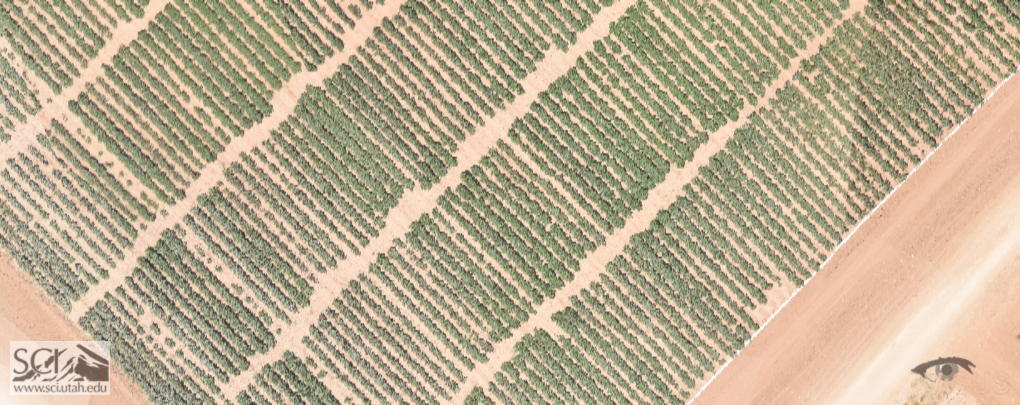
#> input picture RowLines/AG1_20200622_154214.png, 2040 x 810 px (shown at 1/2 size)
$ python -i Row.py   (imports and definitions only)   (older library calls are emulated)
#> lines starting #> are read from the running program, lines starting #| are printed output that depends on the picture; after the words box and inside, x2 and y2 are one past the last pixel; in counts of white or black regions, pixels touching at a corner belong together
import os
import os.path
import time

import cv2
import numpy as np
import math

import matplotlib as mpl
import matplotlib.pyplot as plt
import matplotlib.image as mpimg

DEBUG = True
VISOAR = True

HOUGH_RHO = 10  # Distance resolution of the accumulator in pixels
HOUGH_ANGLE = math.pi * 10.0 / 180  # Angle resolution of the accumulator in radians
HOUGH_THRESH_MAX = 100  # Accumulator threshold parameter. Only those lines are returned that get enough votes
HOUGH_THRESH_MIN = 10
HOUGH_THRESH_INCR = 1

NUMBER_OF_ROWS = 10  # how many crop rows to detect

THETA_SIM_THRESH = math.pi * (6.0 / 180)  # How similar two rows can be
RHO_SIM_THRESH = 8  # How similar two rows can be
ANGLE_THRESH = math.pi * (20.0 / 180)  # How steep angles the crop rows can be in radians


# [109 lines left out: functions getRowLines, getHough, not called in this run]


def skeletonize(image_in):
    '''Inputs and grayscale image and outputs a binary skeleton image'''
    size = np.size(image_in)
    skel = np.zeros(image_in.shape, np.uint8)

    ret, image_edit = cv2.threshold(image_in, 0, 255, cv2.THRESH_BINARY | cv2.THRESH_OTSU)
    element = cv2.getStructuringElement(cv2.MORPH_CROSS, (3, 3))
    done = False

    while not done:
        eroded = cv2.erode(image_edit, element)
        temp = cv2.dilate(eroded, element)
        temp = cv2.subtract(image_edit, temp)
        skel = cv2.bitwise_or(skel, temp)
        image_edit = eroded.copy()

        zeros = size - cv2.countNonZero(image_edit)
        if zeros == size:
            done = True

    return skel


# [222 lines left out: functions tuple_list_round, crop_point_hough, get_TGI, resizeImg, get_kmeans_img, get_kmeans_img2 and 2 more, not called in this run]


curr_image = 0  # global counter
images_to_save = []  # which test images to save
image_out_path = os.path.abspath('/Users/amygooch/GIT/VisoarAgExplorerMay/RowLines/')


# @static_vars(IMAGE_INC=0)
# [8 lines left out: function save_image, not called in this run]


save_image.IMAGE_INC = 0
# [10 lines not run here, left out]

# [1 line that did not run here, left out]
# array =np.uint8(binaryTGI * 255)
# [1 line not run here, left out]
# [1 line that did not run here, left out]
# [1 line that did not run here, left out]

USE_KMEANS = False

# [6 lines that did not run here, left out]

#output = Array.fromNumPy(imgfile, TargetDim=pdim)

# [1 line that did not run here, left out]

>>> import cv2
>>> picture = cv2.imread('../RowLines/AG1_20200622_154214.png', cv2.IMREAD_GRAYSCALE)
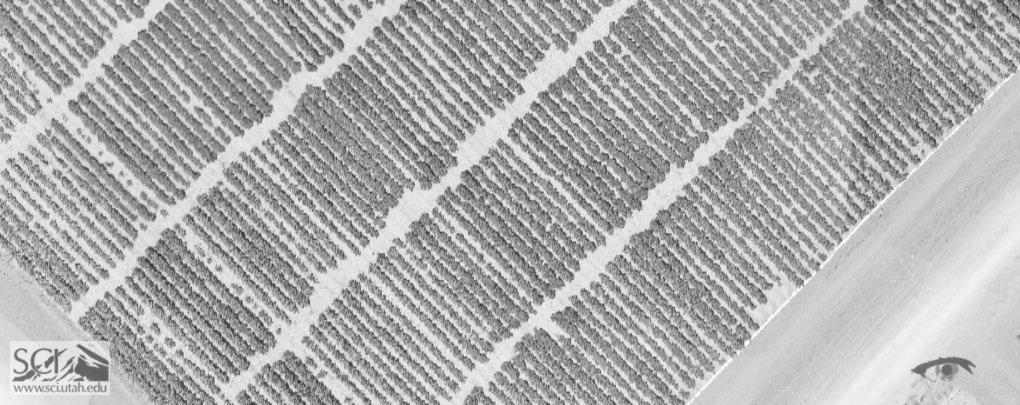
#> picture: shape (810, 2040) (shown at 1/2 size); min 44, max 255, mean 173.4
>>> result = skeletonize(picture)
#> in skeletonize, `size = np.size(image_in)`: size = 1652400
#> in skeletonize, `ret, image_edit = cv2.threshold(image_in, 0, 255, cv2.THRESH_BINARY | ..`:
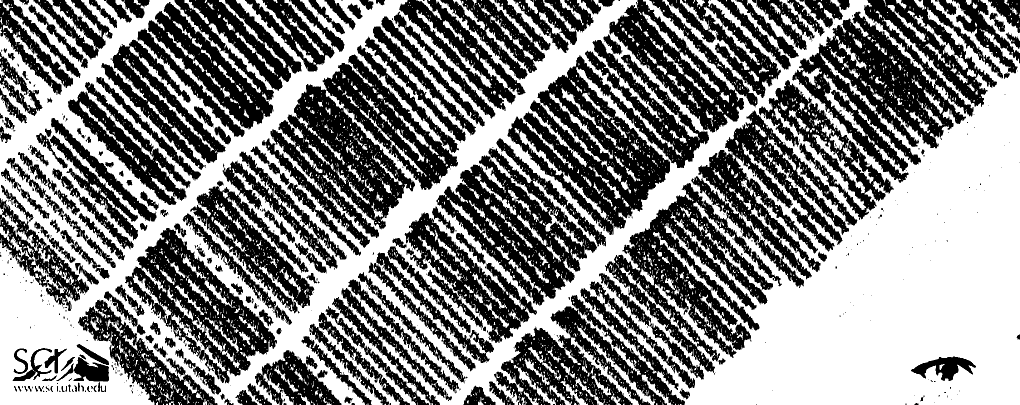
#> image_edit: shape (810, 2040) (shown at 1/2 size); 51.3% white; 627 black regions (420 under 20 px), largest, box (x1, y1, x2, y2) and area: (1584, 0, 1994, 366) 61011, (1015, 80, 1418, 470) 60226, (524, 109, 916, 496) 57543
#> in skeletonize, `ret, image_edit = cv2.threshold(image_in, 0, 255, cv2.THRESH_BINARY | ..`: ret = 172
#> the loop in skeletonize, `while not done:` made 164 passes
#> zeros on passes 1 to 3: 963654, 1075105, 1161794
#> pass 1, in skeletonize, `eroded = cv2.erode(image_edit, element)`:
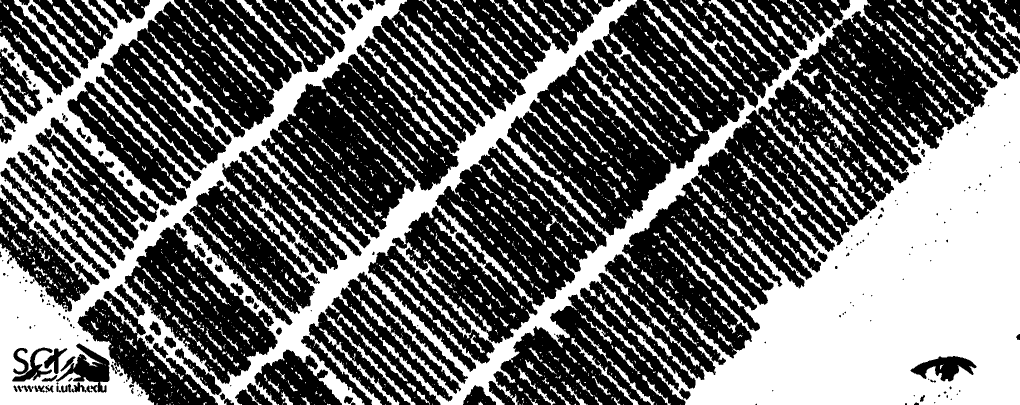
#> eroded: shape (810, 2040) (shown at 1/2 size); 41.7% white; 1771 white regions (1252 under 20 px), largest, box (x1, y1, x2, y2) and area: (0, 0, 2040, 810) 588424, (1521, 217, 1731, 419) 3849, (1287, 0, 1469, 180) 2268
#> pass 1, in skeletonize, `temp = cv2.dilate(eroded, element)`:
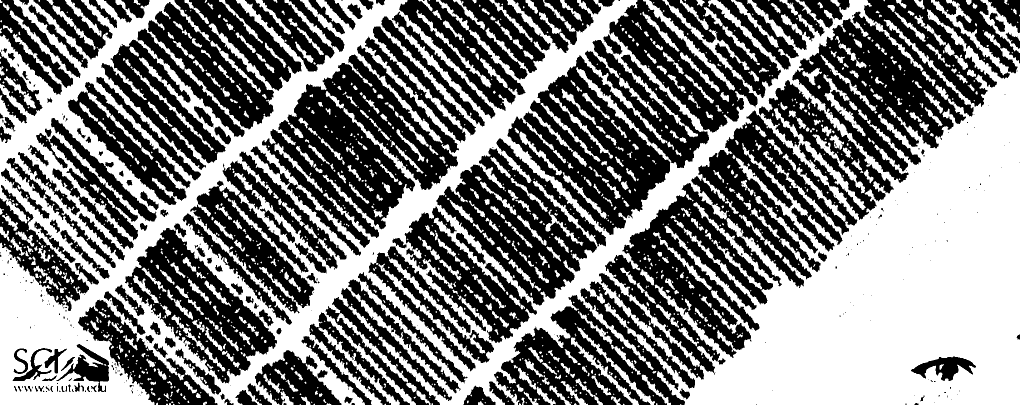
#> temp: shape (810, 2040) (shown at 1/2 size); 48.9% white; 1378 white regions (780 under 20 px), largest, box (x1, y1, x2, y2) and area: (0, 0, 2040, 810) 679047, (1286, 0, 1470, 181) 2815, (1959, 0, 2040, 106) 2145
#> pass 1, in skeletonize, `temp = cv2.subtract(image_edit, temp)`:
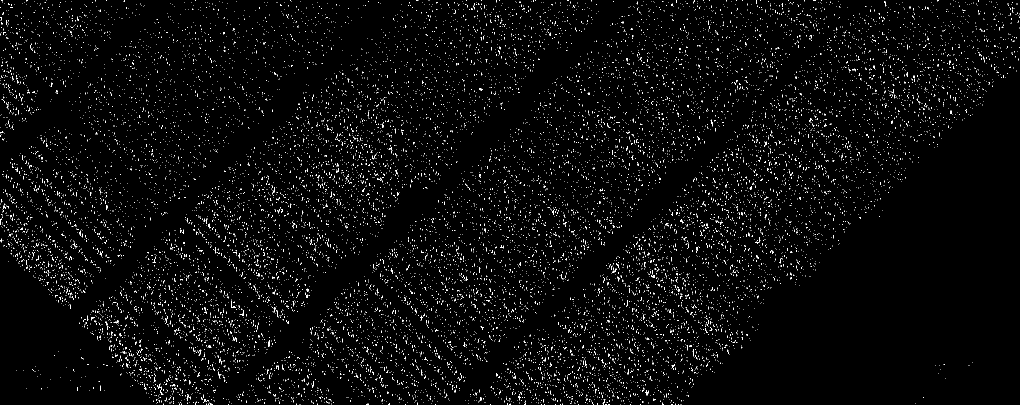
#> temp: shape (810, 2040) (shown at 1/2 size); 2.4% white in thin lines or dots
#> pass 2, in skeletonize, `eroded = cv2.erode(image_edit, element)`:
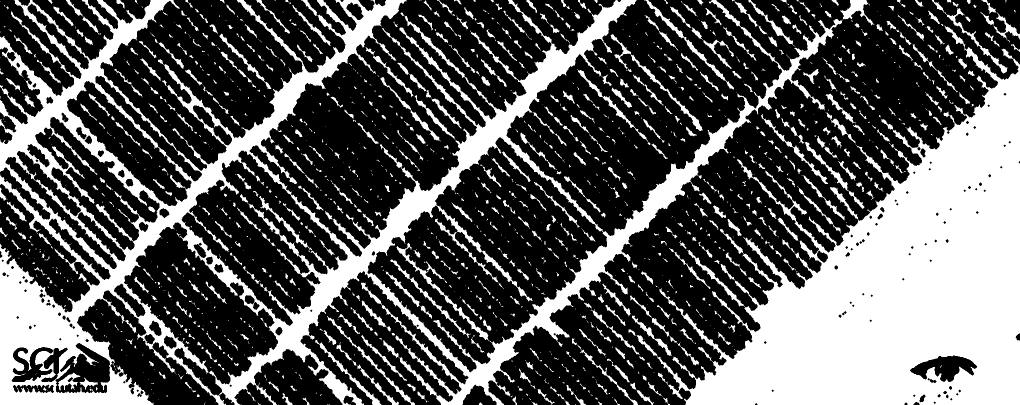
#> eroded: shape (810, 2040) (shown at 1/2 size); 34.9% white; 1326 white regions (714 under 20 px), largest, box (x1, y1, x2, y2) and area: (1273, 51, 2040, 810) 246302, (0, 0, 1749, 810) 245591, (1221, 68, 1405, 262) 1872
#> after the loop in skeletonize, `while not done:`: eroded: shape (810, 2040); every value is 0
#> after the loop in skeletonize, `while not done:`:
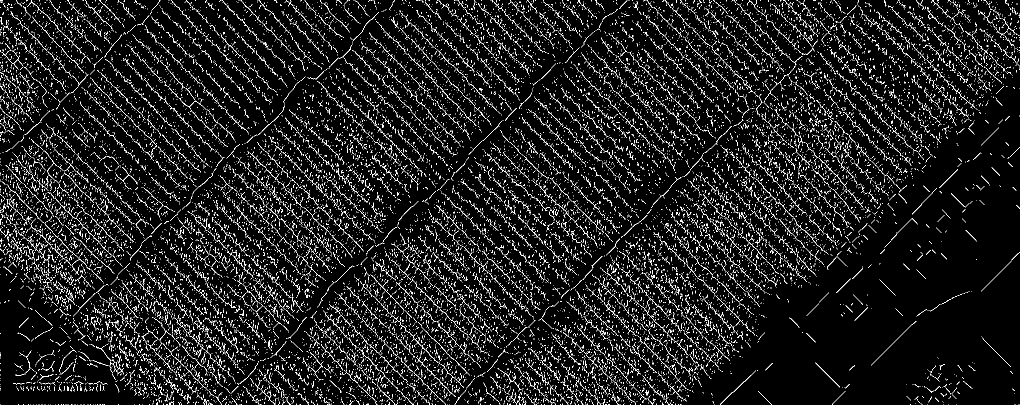
#> skel: shape (810, 2040) (shown at 1/2 size); 7.1% white in thin lines or dots
